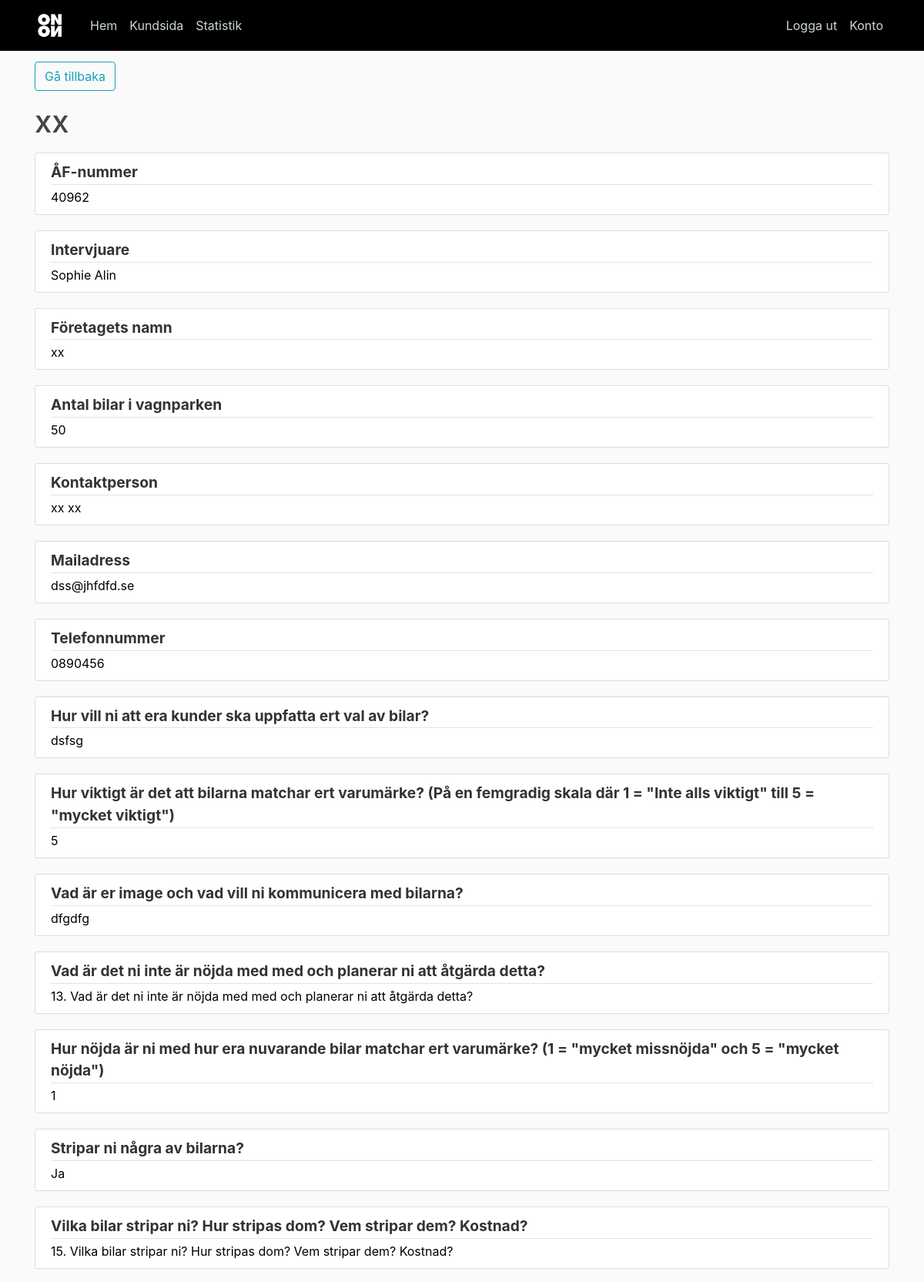
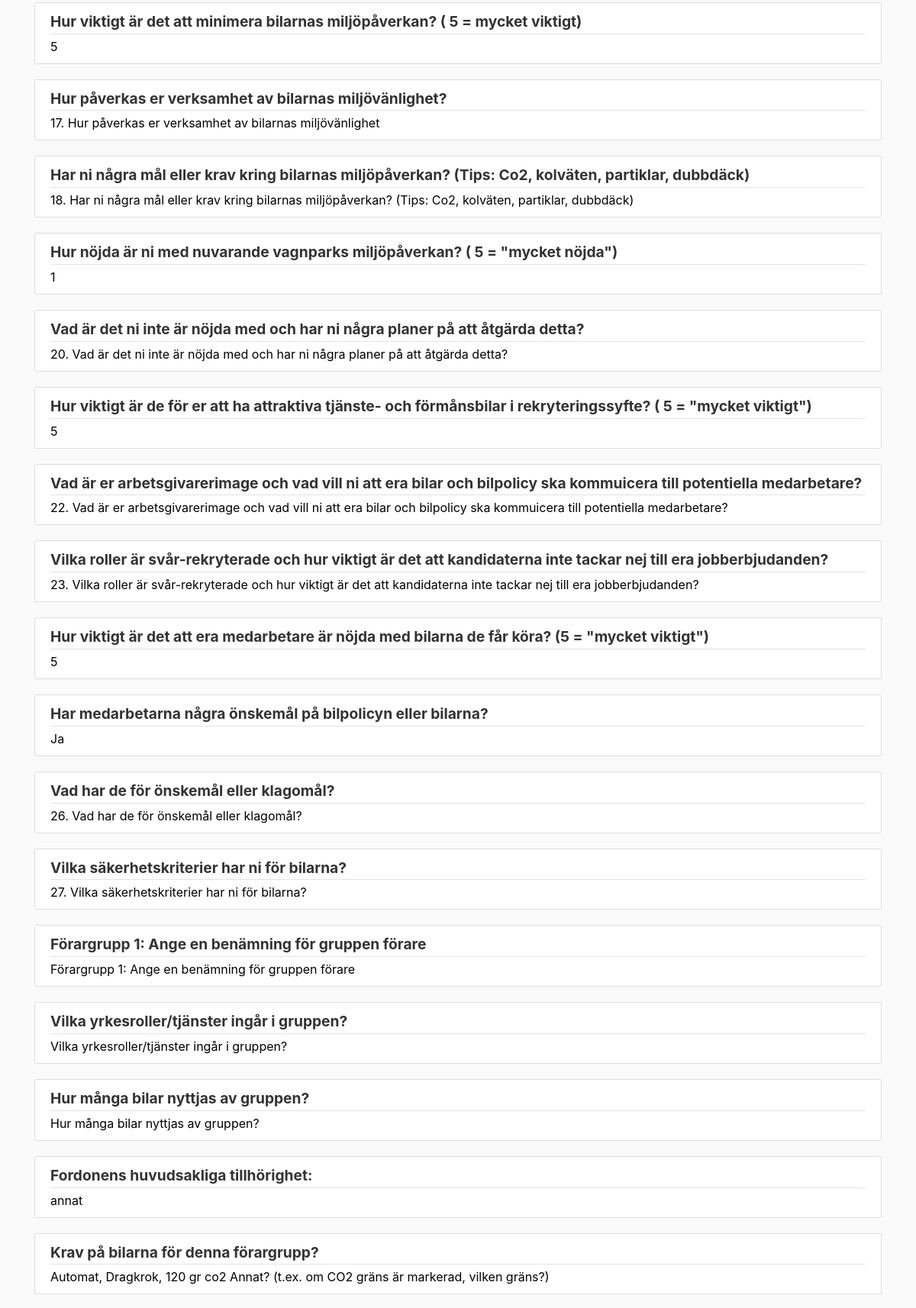
Screenshot of /kund/xx (signed in, upper part) with the database file from the repository (2 pictures, top to bottom).
### app/models.py (models this page shows, shortened)
class Responses(db.Model, UserMixin):
    response_id = db.Column(db.Integer, primary_key=True)
    timestamp = db.Column(db.String(20))
    afNum = db.Column(db.String(150))
    creator = db.Column(db.String(150))
    custOrgNum = db.Column(db.String(150), unique=True)
    custCompName = db.Column(db.String(150))
    custNumCars = db.Column(db.String(150))
    custCompContact = db.Column(db.String(150))
    custCompEmail = db.Column(db.String(150))
    custCompPhone = db.Column(db.String(150))
    q9 = db.Column(db.String(500))
    q10 = db.Column(db.String(500))
    q11 = db.Column(db.String(500))
    q12 = db.Column(db.String(500))
    q13 = db.Column(db.String(500))
    q14 = db.Column(db.String(500))
    q15 = db.Column(db.String(500))
    q16 = db.Column(db.String(500))
    q17 = db.Column(db.String(500))
    q18 = db.Column(db.String(500))
    q19 = db.Column(db.String(500))
    q20 = db.Column(db.String(500))
    q21 = db.Column(db.String(500))
    q22 = db.Column(db.String(500))
    q23 = db.Column(db.String(500))
    q24 = db.Column(db.String(500))
    q25 = db.Column(db.String(500))
    q26 = db.Column(db.String(500))
    q27 = db.Column(db.String(500))
    q28 = db.Column(db.String(500))
    q29 = db.Column(db.String(500))
    q30 = db.Column(db.String(500))
    q31 = db.Column(db.String(500))
    q32 = db.Column(db.String(500))
    q33 = db.Column(db.String(500))
    q34 = db.Column(db.String(500))
    q35 = db.Column(db.String(500))
    q36 = db.Column(db.String(500))
    q37 = db.Column(db.String(500))
    q38 = db.Column(db.String(500))
    q39 = db.Column(db.String(500))
    q40 = db.Column(db.String(500))
    q41 = db.Column(db.String(500))
    q42 = db.Column(db.String(500))
    q43 = db.Column(db.String(500))
    q44 = db.Column(db.String(500))
    q45 = db.Column(db.String(500))
    q46 = db.Column(db.String(500))
    q47 = db.Column(db.String(500))
    q48 = db.Column(db.String(500))
    q49 = db.Column(db.String(500))
    q50 = db.Column(db.String(500))
    q51 = db.Column(db.String(500))
    q52 = db.Column(db.String(500))
    q53 = db.Column(db.String(500))
    q54 = db.Column(db.String(500))
    q55 = db.Column(db.String(500))
    q56 = db.Column(db.String(500))
    q57 = db.Column(db.String(500))
    q58 = db.Column(db.String(500))
    q59 = db.Column(db.String(500))
    q60 = db.Column(db.String(500))
    q61 = db.Column(db.String(500))
    q62 = db.Column(db.String(500))
    q63 = db.Column(db.String(500))
    q64 = db.Column(db.String(500))
    q65 = db.Column(db.String(500))
    q66 = db.Column(db.String(500))
    q67 = db.Column(db.String(500))
    q68 = db.Column(db.String(500))
    q69 = db.Column(db.String(500))
    q70 = db.Column(db.String(500))
    q71 = db.Column(db.String(500))
    q72 = db.Column(db.String(500))
    q73 = db.Column(db.String(500))
    q74 = db.Column(db.String(500))
    q75 = db.Column(db.String(500))
    q76 = db.Column(db.String(500))
    q77 = db.Column(db.String(500))
    q78 = db.Column(db.String(500))
    q79 = db.Column(db.String(500))
    q80 = db.Column(db.String(500))
    q81 = db.Column(db.String(500))
    q82 = db.Column(db.String(500))
    q83 = db.Column(db.String(500))
    q84 = db.Column(db.String(500))
    q85 = db.Column(db.String(500))
    q86 = db.Column(db.String(500))
    q87 = db.Column(db.String(500))
    q88 = db.Column(db.String(500))
    q89 = db.Column(db.String(500))
    q90 = db.Column(db.String(500))
    q91 = db.Column(db.String(500))
    q92 = db.Column(db.String(500))
    q93 = db.Column(db.String(500))
    q94 = db.Column(db.String(500))
    q95 = db.Column(db.String(500))
    q96 = db.Column(db.String(500))
    q97 = db.Column(db.String(500))
    q98 = db.Column(db.String(500))
    q99 = db.Column(db.String(500))
    q100 = db.Column(db.String(500))
    q101 = db.Column(db.String(500))
    q102 = db.Column(db.String(500))
    q103 = db.Column(db.String(500))
    q104 = db.Column(db.String(500))
    q105 = db.Column(db.String(500))
    q106 = db.Column(db.String(500))
    q107 = db.Column(db.String(500))
    q108 = db.Column(db.String(500))
    q109 = db.Column(db.String(500))
    q110 = db.Column(db.String(500))
    q111 = db.Column(db.String(500))
    q112 = db.Column(db.String(500))
    q113 = db.Column(db.String(500))
    q114 = db.Column(db.String(500))
    q115 = db.Column(db.String(500))
    q116 = db.Column(db.String(500))
    q117 = db.Column(db.String(500))
    q118 = db.Column(db.String(500))
    q119 = db.Column(db.String(500))
    q120 = db.Column(db.String(500))
    q121 = db.Column(db.String(500))
    q122 = db.Column(db.String(500))
    q123 = db.Column(db.String(500))
    q124 = db.Column(db.String(500))
    q125 = db.Column(db.String(500))
    q126 = db.Column(db.String(500))
    q127 = db.Column(db.String(500))
    q128 = db.Column(db.String(500))
    q129 = db.Column(db.String(500))
    q130 = db.Column(db.String(500))
    q131 = db.Column(db.String(500))
    q132 = db.Column(db.String(500))
    q133 = db.Column(db.String(500))
    q134 = db.Column(db.String(500))
    q135 = db.Column(db.String(500))
    q136 = db.Column(db.String(500))
    q137 = db.Column(db.String(500))
    q138 = db.Column(db.String(500))
    q139 = db.Column(db.String(500))
    q140 = db.Column(db.String(500))
    q141 = db.Column(db.String(500))
    q142 = db.Column(db.String(500))
    q143 = db.Column(db.String(500))
    q144 = db.Column(db.String(500))
    q145 = db.Column(db.String(500))
    q146 = db.Column(db.String(500))
    q147 = db.Column(db.String(500))
    q148 = db.Column(db.String(500))
    q149 = db.Column(db.String(500))
    q150 = db.Column(db.String(500))
    q151 = db.Column(db.String(500))
    q152 = db.Column(db.String(500))
    q153 = db.Column(db.String(500))
    q154 = db.Column(db.String(500))
    q155 = db.Column(db.String(500))
    q156 = db.Column(db.String(500))
    q157 = db.Column(db.String(500))
    q158 = db.Column(db.String(500))
    q159 = db.Column(db.String(500))
    q160 = db.Column(db.String(500))
    q161 = db.Column(db.String(500))
    q162 = db.Column(db.String(500))
    q163 = db.Column(db.String(500))
    q164 = db.Column(db.String(500))
    q165 = db.Column(db.String(500))
    q166 = db.Column(db.String(500))
    q167 = db.Column(db.String(500))
    q168 = db.Column(db.String(500))
    q169 = db.Column(db.String(500))
    q170 = db.Column(db.String(500))
    q171 = db.Column(db.String(500))
    q172 = db.Column(db.String(500))
    def return_responses(self):
        return [
            self.afNum,
            self.creator,
            self.custOrgNum,
            self.custCompName,
            self.custNumCars,
            self.custCompContact,
            self.custCompEmail,
            self.custCompPhone,
            self.q9,
            self.q10,
            self.q11,
            self.q12,
            self.q13,
            self.q14,
            self.q15,
            self.q16,
            self.q17,
            self.q18,
            self.q19,
            self.q20,
            self.q21,
            self.q22,
            self.q23,
            self.q24,
            self.q25,
            self.q26,
            self.q27,
            self.q28,
            self.q29,
            self.q30,
            self.q31,
            self.q32,
            self.q33,
            self.q34,
            self.q35,
            self.q36,
            self.q37,
            self.q38,
            self.q39,
            self.q40,
            self.q41,
            self.q42,
            self.q43,
            self.q44,
            self.q45,
            self.q46,
            self.q47,
            self.q48,
            self.q49,
            self.q50,
            self.q51,
            self.q52,
            self.q53,
            self.q54,
            self.q55,
            self.q56,
            self.q57,
            self.q58,
            self.q59,
            self.q60,
            self.q61,
            self.q62,
            self.q63,
            self.q64,
            self.q65,
            self.q66,
            self.q67,
            self.q68,
            self.q69,
            self.q70,
            self.q71,
            self.q72,
            self.q73,
            self.q74,
            self.q75,
            self.q76,
            self.q77,
            self.q78,
            self.q79,
            self.q80,
            self.q81,
            self.q82,
            self.q83,
            self.q84,
            self.q85,
            self.q86,
            self.q87,
            self.q88,
            self.q89,
            self.q90,
            self.q91,
            self.q92,
            self.q93,
            self.q94,
            self.q95,
            self.q96,
            self.q97,
            self.q98,
            self.q99,
            self.q100,
            self.q101,
            self.q102,
            self.q103,
            self.q104,
            self.q105,
            self.q106,
            self.q107,
            self.q108,
            self.q109,
            self.q110,
            self.q111,
            self.q112,
            self.q113,
            self.q114,
            self.q115,
            self.q116,
            self.q117,
            self.q118,
            self.q119,
            self.q120,
            self.q121,
            self.q122,
            self.q123,
            self.q124,
            self.q125,
            self.q126,
            self.q127,
            self.q128,
            self.q129,
            self.q130,
            self.q131,
            self.q132,
            self.q133,
            self.q134,
            self.q135,
            self.q136,
            self.q137,
            self.q138,
            self.q139,
            self.q140,
            self.q141,
            self.q142,
            self.q143,
            self.q144,
            self.q145,
            self.q146,
            self.q147,
            self.q148,
            self.q149,
            self.q150,
            self.q151,
            self.q152,
            self.q153,
            self.q154,
            self.q155,
            self.q156,
            self.q157,
            self.q158,
            self.q159,
            self.q160,
            self.q161,
            self.q162,
            self.q163,
            self.q164,
            self.q165,
            self.q166,
            self.q167,
            self.q168,
            self.q169,
            self.q170,
            self.q171,
            self.q172
        ]

### app/routes.py (the view)
@app.route("/kund/<company>")
@login_required
def responses(company):
    responses = Responses.query.filter_by(custCompName=company).first()
    q = []
    r = []
    for i, res in enumerate(responses.return_responses()):
        if res != None:
            q.append(question_list[i])
            r.append(res)
    return render_template('responses.html', title=company, resObject=responses, responses=r, questions=q, length=len(
        q))  # Renderar responses.html, res = dict med svar, Questions = hårkodad dict med respektive fråga, form=Responseform som är skapad i Forms.py

### app/models.py (called while the page is built)
@login_manager.user_loader
def load_user(user_id):
    return User.query.get(int(user_id))

### app/templates/responses.html (shortened to what this page needs)
{% extends "layout.html" %}
{% block content %}
<button onclick="window.history.back()" class="btn btn-outline-info">Gå tillbaka</button>
<h1>{{resObject.custCompName}}</h1>
{% for i in range(length) %}
	<article class="media content-section">
	  <div class="media-body">
		  <div class="article-metadata">
			  <b><big>{{ questions[i] }}</big></b>
			  </div>
		  <a href="{{resObject.response_id}}/q{{i+1}}">{{ responses[i] }}</a>
	  </div>
	</article>
{% endfor %}
{% endblock content%}

### app/static/main.css (style rules this page uses)
body { background: #fafafa; color: #333333; margin-top: 5rem; }
h1, h2, h3, h4, h5, h6 { color: #444444; }
.content-section { background: #ffffff; padding: 10px 20px; border: 1px solid #dddddd; border-radius: 3px; margin-bottom: 20px; }
.article-metadata { padding-bottom: 1px; margin-bottom: 4px; border-bottom: 1px solid #e3e3e3 }

### app/templates/responses.html (style rules this page uses)
a { color: black; }

### rows the page displays
Responses: custCompName "xx", afNum "40962" "Sophie Alin" "xx" "50" "xx xx" "dss@jhfdfd.se" "0890456" "dsfsg" "dfgdfg" "13. Vad är det ni inte är nöjda med med och planerar ni att åtgärda detta?" "Ja" "15. Vilka bilar stripar ni? Hur stripas dom? Vem stripar dem? Kostnad?" "17. Hur påverkas er verksamhet av bilarnas miljövänlighet" "18. Har ni några mål eller krav kring bilarnas miljöpåverkan? (Tips: Co2, kolväten, partiklar, dubbdäck)" "20. Vad är det ni inte är nöjda med och har ni några planer på att åtgärda detta?" "22. Vad är er arbetsgivarerimage och vad vill ni att era bilar och bilpolicy ska kommuicera till potentiella medarbetare?" "23. Vilka roller är svår-rekryterade och hur viktigt är det att kandidaterna inte tackar nej till era jobberbjudanden?" "5" "Ja" "26. Vad har de för önskemål eller klagomål?" "27. Vilka säkerhetskriterier har ni för bilarna?" "Förargrupp 1: Ange en benämning för gruppen förare" "Vilka yrkesroller/tjänster ingår i gruppen?" "Hur många bilar nyttjas av gruppen?" "annat" "Automat, Dragkrok, 120 gr co2 Annat? (t.ex. om CO2 gräns är markerad, vilken gräns?)"

### other values shown
{{ questions[i] }} "ÅF-nummer" "Intervjuare" "Företagets namn" "Antal bilar i vagnparken" "Kontaktperson" "Mailadress" "Telefonnummer" "Hur vill ni att era kunder ska uppfatta ert val av bilar?" "Hur viktigt är det att bilarna matchar ert varumärke? (På en femgradig skala där 1 = \"Inte alls viktigt\" till 5 = \"mycket viktigt\")" "Vad är er image och vad vill ni kommunicera med bilarna?" "Vad är det ni inte är nöjda med med och planerar ni att åtgärda detta?" "Hur nöjda är ni med hur era nuvarande bilar matchar ert varumärke? (1 = \"mycket missnöjda\" och 5 = \"mycket nöjda\")" "Stripar ni några av bilarna?" "Vilka bilar stripar ni? Hur stripas dom? Vem stripar dem? Kostnad?" "Hur viktigt är det att minimera bilarnas miljöpåverkan? ( 5 = mycket viktigt)" "Hur påverkas er verksamhet av bilarnas miljövänlighet?" "Har ni några mål eller krav kring bilarnas miljöpåverkan? (Tips: Co2, kolväten, partiklar, dubbdäck)" "Hur nöjda är ni med nuvarande vagnparks miljöpåverkan? ( 5 = \"mycket nöjda\")" "Vad är det ni inte är nöjda med och har ni några planer på att åtgärda detta?" "Hur viktigt är de för er att ha attraktiva tjänste- och förmånsbilar i rekryteringssyfte? ( 5 = \"mycket viktigt\")" "Vad är er arbetsgivarerimage och vad vill ni att era bilar och bilpolicy ska kommuicera till potentiella medarbetare?" "Vilka roller är svår-rekryterade och hur viktigt är det att kandidaterna inte tackar nej till era jobberbjudanden?" "Hur viktigt är det att era medarbetare är nöjda med bilarna de får köra? (5 = \"mycket viktigt\")" "Har medarbetarna några önskemål på bilpolicyn eller bilarna?" "Vad har de för önskemål eller klagomål?" "Vilka säkerhetskriterier har ni för bilarna?" "Förargrupp 1: Ange en benämning för gruppen förare" "Vilka yrkesroller/tjänster ingår i gruppen?" "Hur många bilar nyttjas av gruppen?" "Fordonens huvudsakliga tillhörighet:" "Krav på bilarna för denna förargrupp?"
{{ responses[i] }} "5" "1" "5" "1" "5"
